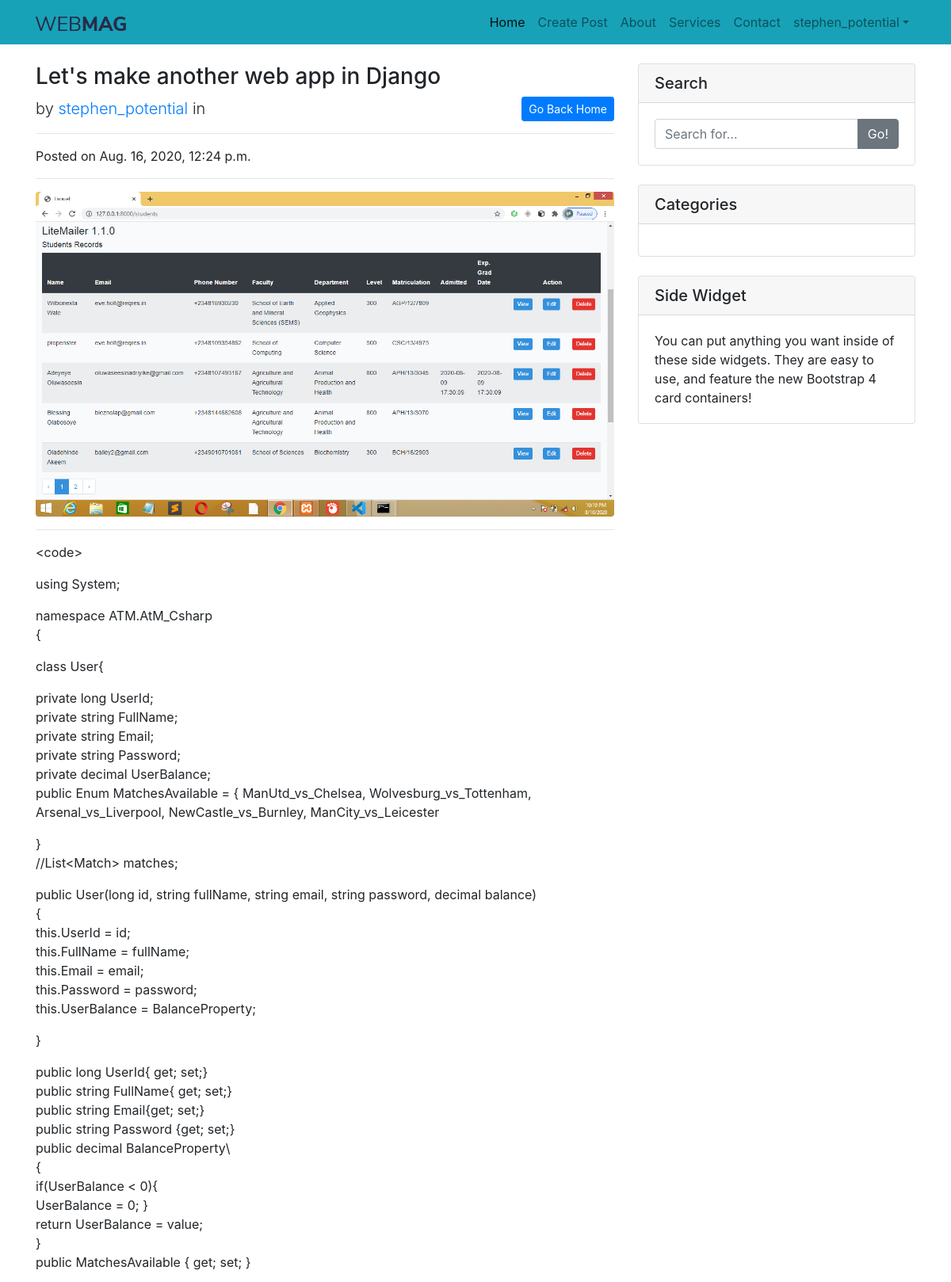
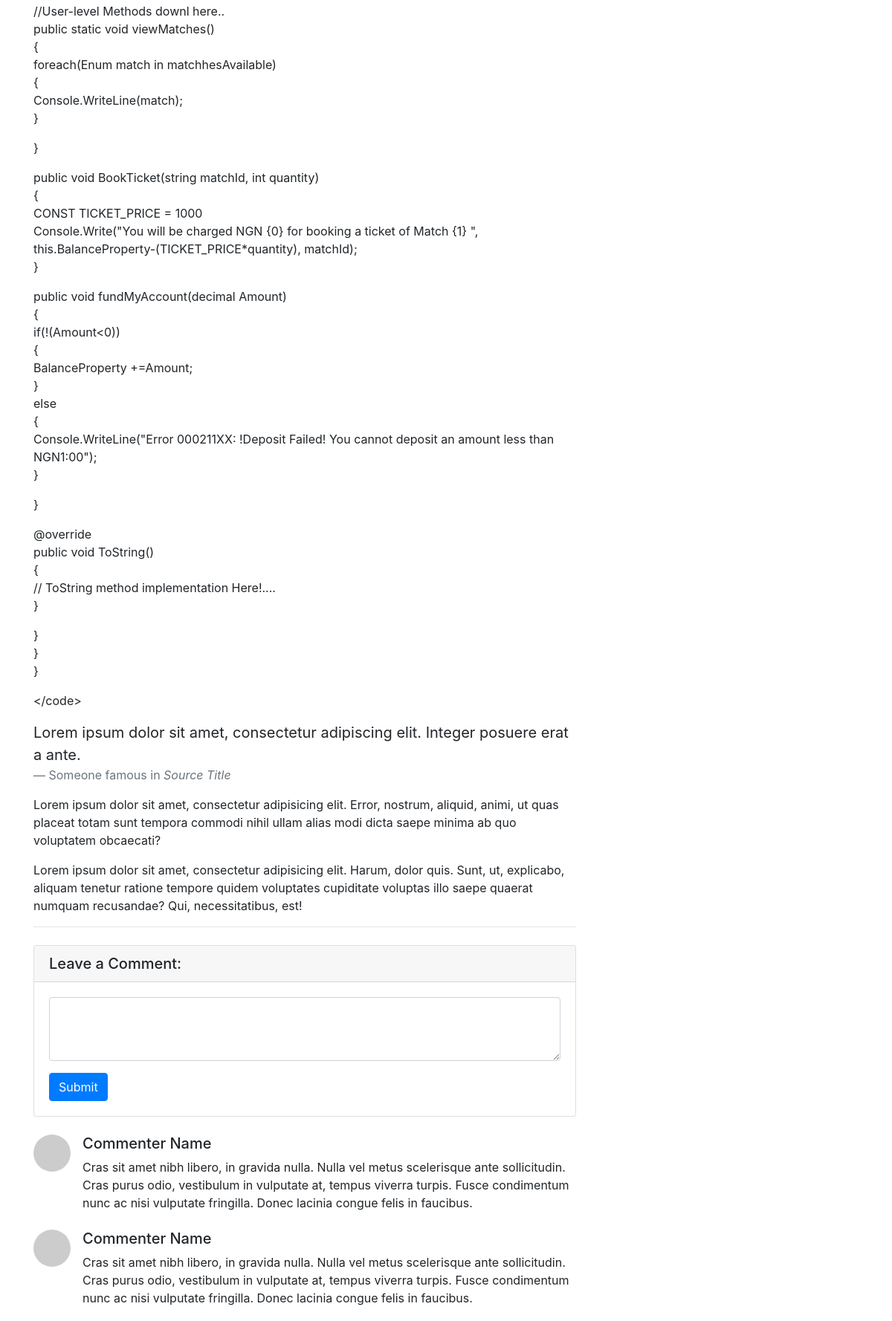
Page /posts/19 (signed in, upper part) on the committed database (2 pictures, top to bottom).
### blogApp/models.py (models this page shows, shortened)
class Post(models.Model):
    post_title = models.CharField(max_length=150)
    post_category = models.ForeignKey(Category, on_delete=models.DO_NOTHING)
    post_body = models.TextField()
    post_image = models.FileField(upload_to='media/images/', help_text='Set feature image', default='settings.MEDIA_ROOT/images/image_3.jpg')
    post_pub_date = models.DateTimeField(auto_now_add=True)
    post_author = models.ForeignKey(User, on_delete=models.CASCADE)

### blogApp/views.py (the view)
# urls.py: path('posts/<int:pk>', PostDetailView.as_view(), name='post-detail'),
class PostDetailView(LoginRequiredMixin, DetailView):
    model = Post
    template_name = 'blogapp/post_detail.html'

### blogApp/templates/blogapp/post_detail.html (shortened to what this page needs)
{% extends 'blogapp/base.html' %}
{% block content %}
  <div class="container">
    <div class="row">
      <div class="col-lg-8">
        <h3 class="mt-4">{{ object.post_title }}</h3>
        <p class="lead">
          by
          <a href="#">{{ object.post_author }}</a> in
          <a href="{% url 'blog-home' %}" class="btn btn-sm btn-primary float-right">Go Back Home</a>
        </p>
        <hr>
        <p>Posted on {{ object.post_pub_date }}</p>
        <hr>
        <img class="img-fluid rounded" src="{{ object.post_image.url }}" alt="">
        <hr>
        <p class="">
            {{ object.post_body|linebreaks }}
        </p>
        <blockquote class="blockquote">
          <p class="mb-0">Lorem ipsum dolor sit amet, consectetur adipiscing elit. Integer posuere erat a ante.</p>
          <footer class="blockquote-footer">Someone famous in
            <cite title="Source Title">Source Title</cite>
          </footer>
        </blockquote>
        <p>Lorem ipsum dolor sit amet, consectetur adipisicing elit. Error, nostrum, aliquid, animi, ut quas placeat totam sunt tempora commodi nihil ullam alias modi dicta saepe minima ab quo voluptatem obcaecati?</p>
        <p>Lorem ipsum dolor sit amet, consectetur adipisicing elit. Harum, dolor quis. Sunt, ut, explicabo, aliquam tenetur ratione tempore quidem voluptates cupiditate voluptas illo saepe quaerat numquam recusandae? Qui, necessitatibus, est!</p>
        <hr>
        <div class="card my-4">
          <h5 class="card-header">Leave a Comment:</h5>
          <div class="card-body">
            <form>
              <div class="form-group">
                <textarea class="form-control" rows="3"></textarea>
              </div>
              <button type="submit" class="btn btn-primary">Submit</button>
            </form>
          </div>
        </div>
        <div class="media mb-4">
          <img class="d-flex mr-3 rounded-circle" src="http://placehold.it/50x50" alt="">
          <div class="media-body">
            <h5 class="mt-0">Commenter Name</h5>
            Cras sit amet nibh libero, in gravida nulla. Nulla vel metus scelerisque ante sollicitudin. Cras purus odio, vestibulum in vulputate at, tempus viverra turpis. Fusce condimentum nunc ac nisi vulputate fringilla. Donec lacinia congue felis in faucibus.
          </div>
        </div>
        <div class="media mb-4">
          <img class="d-flex mr-3 rounded-circle" src="http://placehold.it/50x50" alt="">
          <div class="media-body">
            <h5 class="mt-0">Commenter Name</h5>
            Cras sit amet nibh libero, in gravida nulla. Nulla vel metus scelerisque ante sollicitudin. Cras purus odio, vestibulum in vulputate at, tempus viverra turpis. Fusce condimentum nunc ac nisi vulputate fringilla. Donec lacinia congue felis in faucibus.
          </div>
        </div>
      </div>
{% endblock %}

### blogApp/templates/blogapp/base.html (shortened to what this page needs)
{% load static %}
<!DOCTYPE html>
<html lang="en">
<head>
  <link href="{% static 'blogapp/vendor/bootstrap/css/bootstrap.min.css' %}" rel="stylesheet">
  <link href="{% static 'blogapp/css/blog-home.css' %}" rel="stylesheet">
</head>
<body>
  <nav class="navbar navbar-expand-lg navbar-light bg-info fixed-top">
    <div class="container">
      <a class="navbar-brand" href="{% url 'blog-home' %}"><img src="{% static 'blogapp/logo.png' %}"></a>
      <div class="collapse navbar-collapse" id="navbarResponsive">
        <ul class="navbar-nav ml-auto">
          <li class="nav-item active">
            <a class="nav-link" href="{% url 'blog-home' %}">Home
            </a>
          </li>
          <li class="nav-item">
            <a class="nav-link" href="{% url 'create-post' %}">Create Post</a>
          </li>
          <li class="nav-item">
            <a class="nav-link" href="#">About</a>
          </li>
          <li class="nav-item">
            <a class="nav-link" href="#">Services</a>
          </li>
          <li class="nav-item">
            <a class="nav-link" href="#">Contact</a>
          </li>
          {% if user.is_authenticated %}
          <li class="nav-item dropdown">
              <a class="nav-link dropdown-toggle" href="#" id="navbarDropdown" role="button" data-toggle="dropdown" aria-haspopup="true" aria-expanded="false">{{ user.username }}</a>
		      </li>
          {% endif %}
        </ul>
      </div>
    </div>
  </nav>
  {% block content %}
  {% endblock %}
      <div class="col-md-4">
        <div class="card my-4">
          <h5 class="card-header">Search</h5>
          <div class="card-body">
            <div class="input-group">
              <input type="text" class="form-control" placeholder="Search for...">
              <span class="input-group-append">
                <button class="btn btn-secondary" type="button">Go!</button>
              </span>
            </div>
          </div>
        </div>
        <div class="card my-4">
          <h5 class="card-header">Categories</h5>
          <div class="card-body">
          </div>
        </div>
        <div class="card my-4">
          <h5 class="card-header">Side Widget</h5>
          <div class="card-body">
            You can put anything you want inside of these side widgets. They are easy to use, and feature the new Bootstrap 4 card containers!
          </div>
        </div>
      </div>
    </div>
  </div>
</body>
</html>

### blogApp/static/blogapp/css/blog-home.css (style rules this page uses)
body { padding-top: 56px; }

### rows in the picture
Post: post_title "Let's make another web app in Django", post_author "stephen_potential", post_pub_date "Aug. 16, 2020, 12:24 p.m.", post_image (picture), post_body "<code> using System; namespace ATM.AtM_Csharp { class User{ private long UserId; private string FullName; private string Email; private string Password; private decimal UserBalance; public Enum MatchesAvailable = { ManUtd_vs_Chelsea, Wolvesburg_vs_Tottenham, Arsenal_vs_Liverpool, NewCastle_vs_Burnley, ManCity_vs_Leicester } //List<Match> matches; public User(long id, string fullName, string email, string password, decimal balance) { this.UserId = id; this.FullName = fullName; this.Email = email; this.Password = password; this.UserBalance = BalanceProperty; } public long UserId{ get; set;} public string FullName{ get; set;} public string Email{get; set;} public string Password {get; set;}…"

### other values in the picture
{{ user.username }} "stephen_potential"
